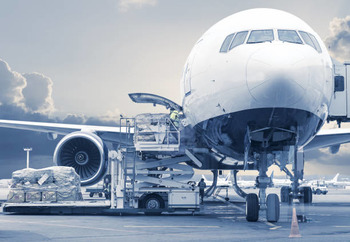
#> input picture imgagesrexise.jpg, 350 x 242 px
$ python Task_8.py
#> lines starting #> are read from the running program, lines starting #| are printed output that depends on the picture
#> the answer given: ../imgagesrexise.jpg

from email.mime import image
from PIL import Image

def resize_jpg(filepath):
    # Open image
#> called with filepath = '../imgagesrexise.jpg'
    im= Image.open(filepath)
#> im is the input picture: PIL image 350x242 RGB; mean R, G, B 151.4, 163.7, 179.8
    #copy image
    copy_img= im.copy()
    # Size of the image in pixels (size of original image)
    width, height = im.size
#> width = 350; height = 242
    # setting points for crop image
    left = 4
    top = height / 5
#> top = 48.4
    right = 154
    bottom = 3 * height / 5
#> bottom = 145.2
    # crop image
    crop_img = copy_img.crop((left, top, right, bottom))
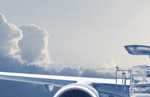
#> crop_img: PIL image 150x97 RGB; mean R, G, B 176, 183.9, 193.4
    newsize = (300, 300)
    img1 = crop_img.resize(newsize)
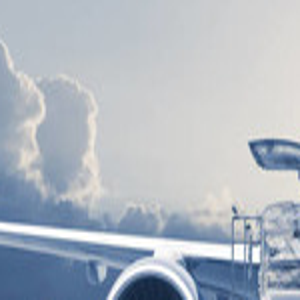
#> img1: PIL image 300x300 RGB; mean R, G, B 176, 183.9, 193.4
    new_img= img1.show()
    return new_img

resize_jpg(input(f"filepath:"))

$ run again, on mid-img1.jpg
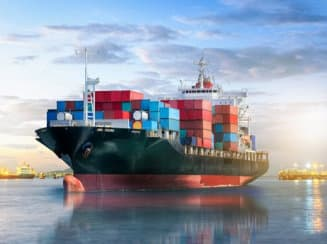
#> input picture mid-img1.jpg, 327 x 244 px
#> in resize_jpg, im is the input picture: PIL image 327x244 RGB; mean R, G, B 147.4, 155.8, 169.3
#> in resize_jpg, `crop_img = copy_img.crop((left, top, right, bottom))`:
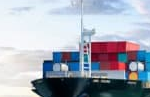
#> crop_img: PIL image 150x97 RGB; mean R, G, B 165, 171.4, 183.8
#> in resize_jpg, `img1 = crop_img.resize(newsize)`:
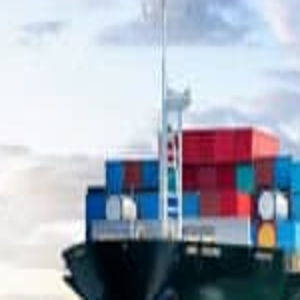
#> img1: PIL image 300x300 RGB; mean R, G, B 165, 171.4, 183.8

$ run again, on mid-img2.jpg
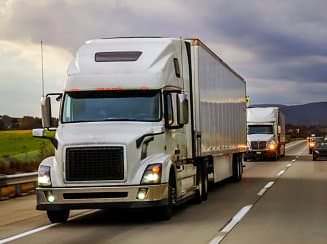
#> input picture mid-img2.jpg, 327 x 244 px
#> in resize_jpg, im is the input picture: PIL image 327x244 RGB; mean R, G, B 126.8, 120.5, 113.9
#> in resize_jpg, `crop_img = copy_img.crop((left, top, right, bottom))`:
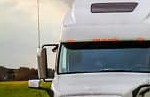
#> crop_img: PIL image 150x97 RGB; mean R, G, B 152.6, 153, 147.9
#> in resize_jpg, `img1 = crop_img.resize(newsize)`:
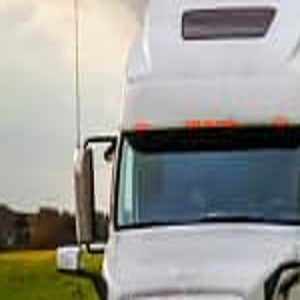
#> img1: PIL image 300x300 RGB; mean R, G, B 152.7, 153, 148
